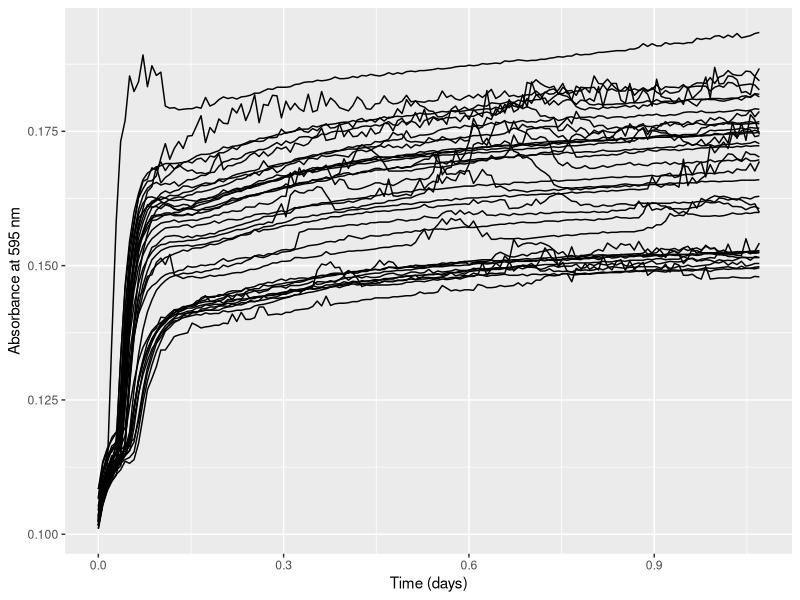
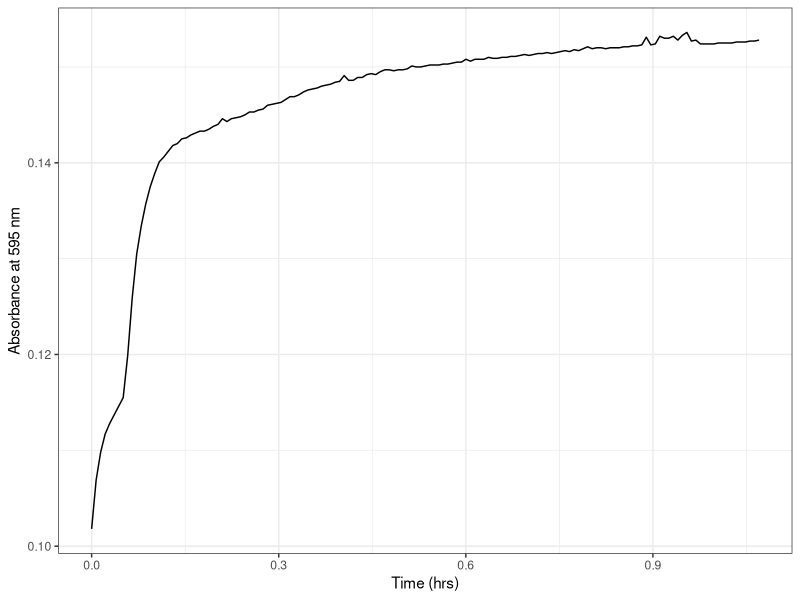
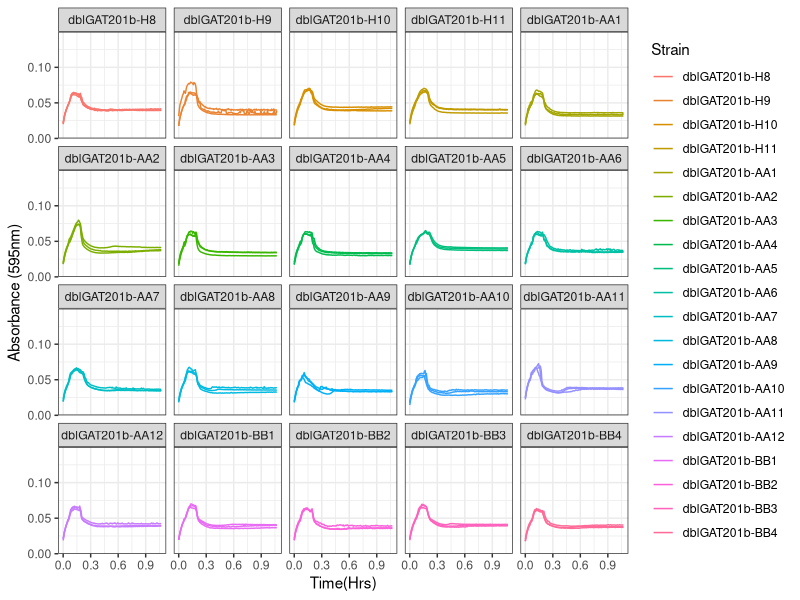
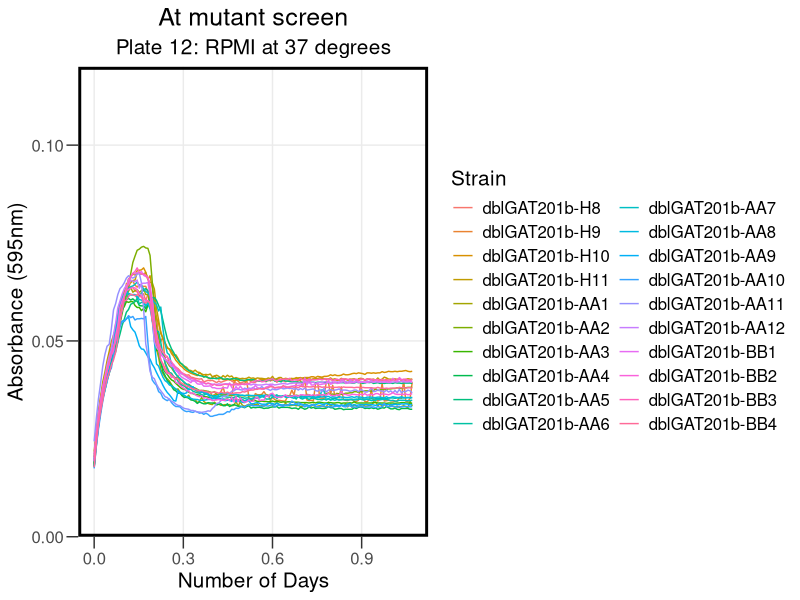
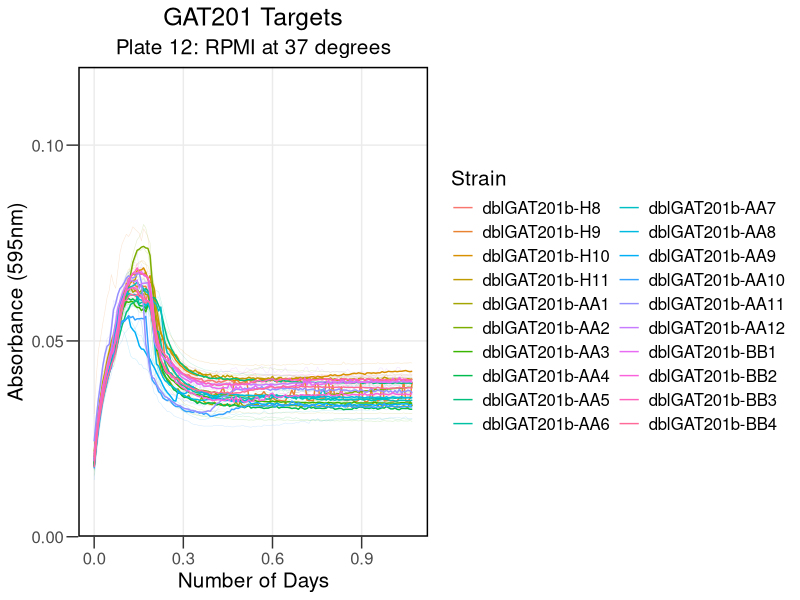
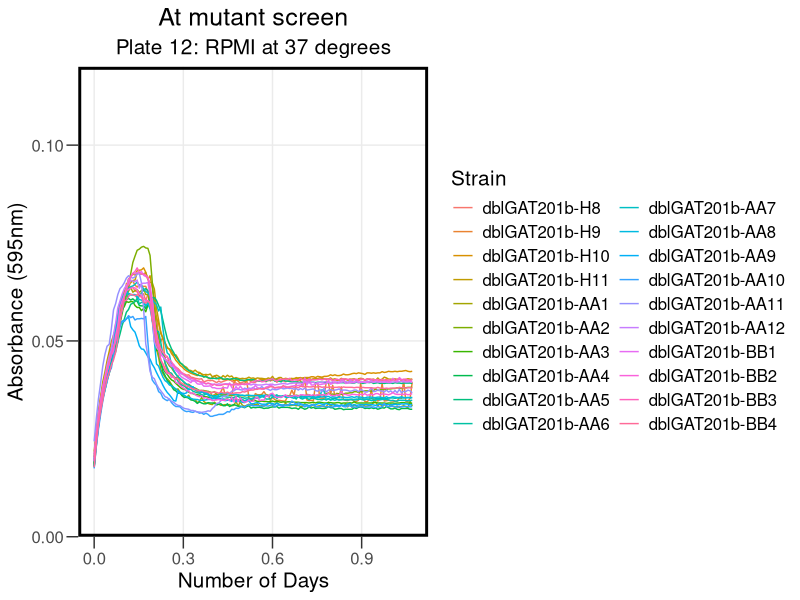
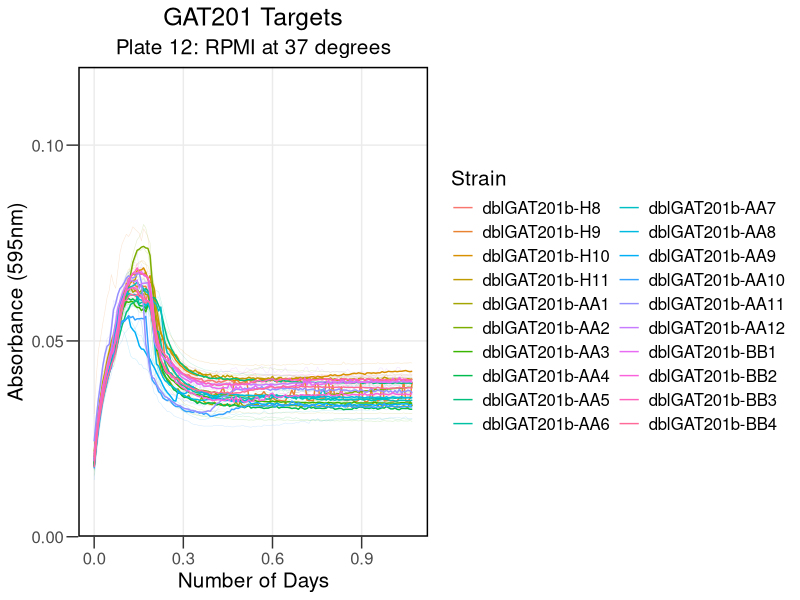

Write the R code that produced these figures, in order.
## ---- chunk 1
knitr::opts_chunk$set(echo = TRUE)
## ---- chunk 2

library("reshape2")
library(dplyr)
library(ggplot2)
library(tidyverse)
library(rmarkdown)
library(cowplot)
library(yaml)
library(knitr)
## ---- chunk 3

rawdata <- read.csv("../Input/20230518_Atmutant_Screen_plate12_csv.csv")

## ---- chunk 4

 rawdata_day<-mutate(rawdata, Time = Time/86400)

## ---- chunk 5

reshaped <- melt(rawdata_day, id=c("Time", "Temp"), 
                              variable.name="Well",
                              value.name="OD595")

summary(reshaped)
## ---- chunk 6

platemap <- read.csv("../Input/20230518_RPMI_Atmut_screen_Plate12_setup.csv") %>%     
  dplyr::mutate(
    Strain = factor(Strain, 
                    levels = c( "P2.28H8", "P2.28H9","P2.28H10","P2.28H11","P2.28AA1","P2.28AA2","P2.28AA3","P2.28AA4", "P2.28AA5","P2.28AA6","P2.28AA7","P2.28AA8","P2.28AA9","P2.28AA10","P2.28AA11","P2.28AA12","P2.28BB1","P2.28BB2","P2.28BB3","P2.28BB4"),
                    labels = c("dblGAT201b-H8", "dblGAT201b-H9","dblGAT201b-H10","dblGAT201b-H11","dblGAT201b-AA1","dblGAT201b-AA2","dblGAT201b-AA3","dblGAT201b-AA4","dblGAT201b-AA5","dblGAT201b-AA6", "dblGAT201b-AA7","dblGAT201b-AA8","dblGAT201b-AA9","dblGAT201b-AA10","dblGAT201b-AA11","dblGAT201b-AA12","dblGAT201b-BB1","dblGAT201b-BB2","dblGAT201b-BB3","dblGAT201b-BB4"))
  )
head(platemap, n=10)


## ---- chunk 7

annotated <- inner_join(reshaped, platemap, by="Well")
 
## ---- chunk 8

ggplot(data=filter(annotated,is.na(Strain)),
          aes(x=Time, y=OD595,  group = Well)) + 
          geom_line() + 
          labs(x="Time (days)", y="Absorbance at 595 nm")
## ---- chunk 9

ggplot(data=filter(annotated,Well=="A9"), 
       aes(x=Time, y=OD595, group = Well)) + 
 
       geom_line() + 
     theme_bw()+
     labs(x="Time (hrs)", y="Absorbance at 595 nm")

## ---- chunk 10

blank_OD_summary <- annotated %>%
   filter(is.na(Strain), Time < 1/24) %>%
  #filter(Well != "A9") %>%
  group_by(Media) %>%
  summarise(OD_median=median(OD595),
            OD_mean=mean(OD595),
            OD_max=max(OD595),
            OD_min=min(OD595))
print(blank_OD_summary)
## ---- chunk 11

normalisedOD <- annotated %>%
  left_join(blank_OD_summary, by="Media") %>%
  mutate(OD_corrected = OD595 - OD_median)

## ---- chunk 12

ggplot(data=normalisedOD %>%
                       filter( !is.na(Strain) ), 
                      aes(x=Time, y=OD_corrected, color=Strain, group = Well)) + 
       geom_line() + 
       scale_y_continuous(limits=c(0,0.15),expand=c(0,0))+
       facet_wrap(Strain ~ .)+
  
       labs(x = "Time(Hrs)",
            y = "Absorbance (595nm)") +
       theme(text = element_text(size = 20))+
       theme_bw()
## ---- chunk 13

ggplot(data=normalisedOD  %>%
          #dplyr::mutate(Strain = factor(Strain, levels = c("KN99 (WT)", "GAT201", "P2.7A1","P2.7A2","P2.7A3","P2.7A4","P2.7A5","P2.7A6","P2.7A7","P2.7A8","P2.7A9","P2.28A1","P2.28A2","P2.28A3","P2.28A4","P2.28A5","P2.28A6","P2.28A7","P2.28A8","P2.28A9" )))%>%
                     filter( !is.na(Strain) ),  
                      aes(x=Time, y=OD_corrected, color=Strain)) + 
        stat_summary(fun = "median", geom = "line", size = 0.5) +
       scale_y_continuous(limits=c(0,0.12),expand=c(0,0), breaks = c(0, 0.05, 0.1)) +
       labs(x = "Number of Days",
            y = "Absorbance (595nm)",
            title = "At mutant screen", subtitle = "Plate 12: RPMI at 37 degrees") +
       theme_bw() +
       theme(text = element_text(size = 15))+
       theme(axis.title = element_text(size = 15))+
       theme(axis.ticks.length = unit(0.3, "cm"))+
       theme(title = element_text(size = 15))+
       theme(panel.grid.minor = element_blank())+
    guides(color=guide_legend(ncol=2))+
 theme(legend.title = element_text(size = 15))+
      theme(legend.background = element_rect(fill = "transparent", color=NA))+
  theme(legend.key = element_rect(fill = "transparent", color=NA))+
       theme (plot.background =  element_rect(fill = "transparent", color=NA), 
         panel.background = element_rect(fill = "transparent", color=NA),)+
      theme(panel.border = element_rect(linetype = "solid", colour = "black", size = 2))+
  theme(plot.title = element_text(hjust = 0.5), plot.subtitle = element_text(hjust = 0.5) )
       
## ---- chunk 14

ggsave("../Results/AllSummary_At12.png",width = 8,height=5)
## ---- chunk 15


ggplot(data=normalisedOD  %>%
          #dplyr::mutate(Strain = factor(Strain, levels = c("KN99 (WT)", "GAT201", "P2.7A1","P2.7A2","P2.7A3","P2.7A4","P2.7A5","P2.7A6","P2.7A7","P2.7A8","P2.7A9","P2.28A1","P2.28A2","P2.28A3","P2.28A4","P2.28A5","P2.28A6","P2.28A7","P2.28A8","P2.28A9" )))%>%
                     filter( !is.na(Strain) ),  
                      aes(x=Time, y=OD_corrected, color=Strain)) + 
       geom_line(aes(group = Well), size = 0.2, alpha = 0.2) + 
       stat_summary(fun = "median", geom = "line", size = 0.5) +
       scale_y_continuous(limits=c(0,0.12),expand=c(0,0), breaks = c(0, 0.05, 0.1)) +
   
       labs(x = "Number of Days",
            y = "Absorbance (595nm)",
            title = "GAT201 Targets", subtitle = "Plate 12: RPMI at 37 degrees") +

                  theme_bw() +
       theme(text = element_text(size = 15))+
       theme(axis.title = element_text(size = 15))+
             theme(axis.ticks.length = unit(0.3, "cm"))+
       theme(title = element_text(size = 15))+
       theme(panel.grid.minor = element_blank())+
            guides(color=guide_legend(ncol=2))+
       theme(legend.title = element_text(size = 15))+
      theme(legend.background = element_rect(fill = "transparent", color=NA))+
      theme(legend.key = element_rect(fill = "transparent", color=NA))+
       theme (plot.background =  element_rect(fill = "transparent", color=NA), 
            panel.background = element_rect(fill = "transparent", color=NA),)+
      theme(panel.border = element_rect(linetype = "solid", colour = "black", size = 1))+
      theme(plot.title = element_text(hjust = 0.5), plot.subtitle = element_text(hjust = 0.5))
## ---- chunk 16

ggsave("../Results/Statsumm_At12.png",width = 8,height=5)
